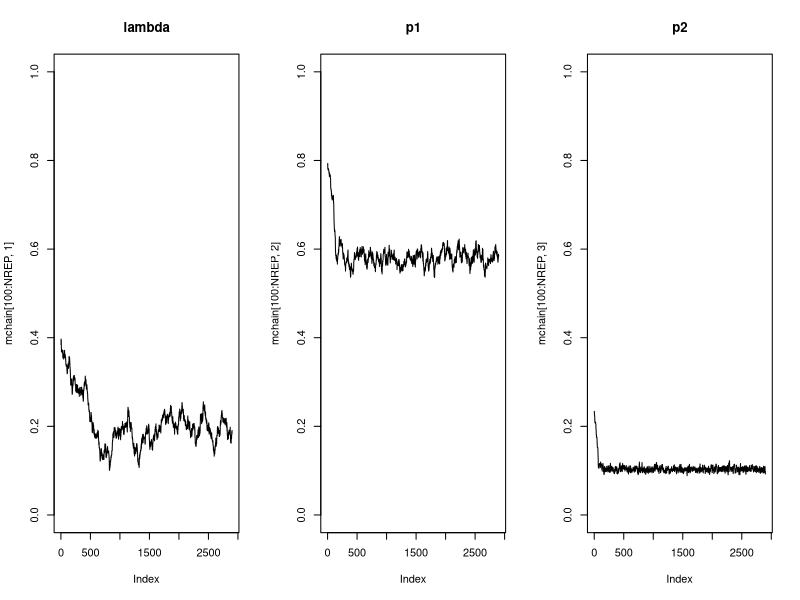
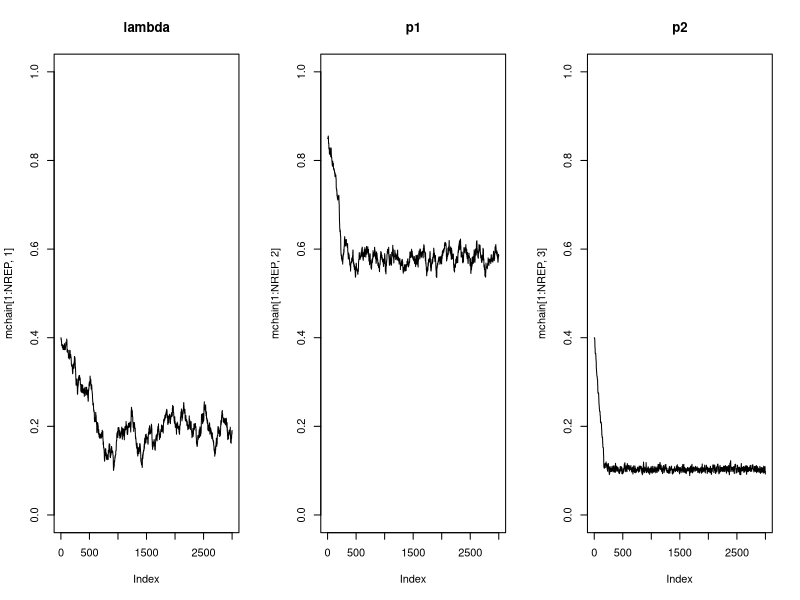

Write the R code that produced these figures, in order.
set.seed(3)

#Generate data: create the observation
N=100
n=rpois(N,50)
#rpois(# observations,rate-average events per period)
# n is the number of trials in each observation. around 50
y1=rbinom(N,n,0.6)  #CpG
# rbinom(# observations, # trails/observation, probability of success )
# N is number of observation=number of martian genomes
# n is number of trials per observation=leangth of each reading
# 0.6 is prob of the sequence being a cpg-sequence if we are in island
# y1 is vector with random number of sucesses=number of sequences found in an island

y2=rbinom(N,n,0.1)  #non-CpG
# y1 is number of found sequences in a non-island
y=ifelse(runif(N)<0.2, y1, y2)
# uniform [0,1]
# runif(# observations)
# 20% of the times, you will be in island. lamba=0.2 is prob of being in island
# y is our observation: number of cpg-sequences found in 50 genomes
#===================================


## logposterior
logpost = function(theta) {
	lambda=theta[1]
	p1=theta[2]
	p2=theta[3]
	if(lambda>=1|p1>1|p2>=1|lambda<=0|p1<=0|p2<0|p1<p2) # probabilities and proportion is [0,1]. make sure they are valid
    # p1 has to be > than p2. higher prob in island
	  return(-999999)
  return(sum(log(lambda*p1^y*(1-p1)^(n-y) + (1-lambda)*p2^y*(1-p2)^(n-y))))
	# weight average of probability of your number of observations being island and non-island
	#LTP=(proportion of island)*(probability of your observation if you are in island)+(proportion of non-island)*(probability of your observation if you are in non-island)
	# take log of product to get a sum
}


#===================================

proposal = function(theta) {
## jumping distribution
## choosing the standard deviation of the jumping distribution is discretionary and will affect the acceptance ratio. The ideal acceptance ratio is 10-40%. 
New=theta+rnorm(3,0,0.5)*c(0.01,0.01,0.01)
return(New) 
}

#===================================

NREP = 3000
## starting values
lambda = 0.2
p1 = 0.6
p2 = 0.1

# new parameters far from correct
lambda = 0.4
p1 = 0.85
p2 = 0.4
mchain = data.frame(lambda=rep(NA,NREP),p1=rep(NA,NREP), p2=rep(NA,NREP))

#===================================

mchain[1,] = theta = c(lambda, p1, p2)
## keep track of acceptance rate
acc = 0; 
for(i in 2:NREP) {
  ## lambda
  thetaCandidate = proposal(theta)
  alpha = logpost(thetaCandidate)-logpost(theta)
  if( runif(1) <= exp(alpha) ) {
      acc = acc+1
      theta=thetaCandidate
  }
  ## update chain components
  mchain[i,] = theta
}

#===================================

accept.ratio=acc/NREP
print(paste('Acceptance Ratio:', accept.ratio, sep=' '))
par(mfrow=c(1,3))
plot(mchain[100:NREP,1],type="l",main="lambda",ylim=0:1)
plot(mchain[100:NREP,2],type="l",main="p1",ylim=0:1)
plot(mchain[100:NREP,3],type="l",main="p2",ylim=0:1)

# dont exclude 100 first
plot(mchain[1:NREP,1],type="l",main="lambda",ylim=0:1)
plot(mchain[1:NREP,2],type="l",main="p1",ylim=0:1)
plot(mchain[1:NREP,3],type="l",main="p2",ylim=0:1)

print(paste('Lambda Mean:', mean(mchain[100:NREP,1]), sep=' '))
print(paste('p1 Mean:', mean(mchain[100:NREP,2]), sep=' '))
print(paste('p2 Mean:', mean(mchain[100:NREP,3]), sep=' '))

